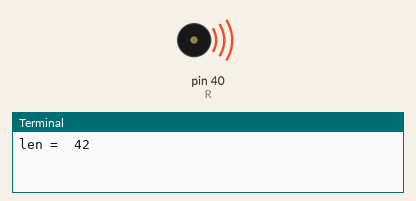
Recording of a program running on a simulated Raspberry Pi (header pin numbers). On the bench: buzzer (waves = sounding), the last lines printed to the terminal. At 28.2 s the program stops and its outputs stay as they are.

Above: at 0.1 s.
At 28.3 s:
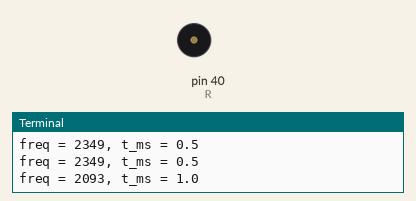
Timing chart, 0 to 29.7 s (numbered marks = the images above):
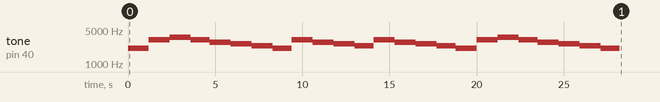

Measured:
- by itself, tone on pin 40 (R): plays 2093 Hz for 1.2 s, 3136 Hz for 1.2 s, 3520 Hz for 1.2 s, 3136 Hz for 1.1 s, 2794 Hz for 1.2 s, 2637 Hz for 1.2 s … (24 notes in this stretch)

The program:

pwmMusic.py
```python
import RPi.GPIO as GPIO
import time

R = 40

ONESEC = 0.5

DO = 2093
RE = 2349
MI = 2637
FA = 2794
SO = 3136
LA = 3520
XI = 3951
DO1 = 4186
RI1 = 4698

music = [
    [DO,ONESEC],
    [DO,ONESEC],
    [SO,ONESEC],
    [SO,ONESEC],
    [LA,ONESEC],
    [LA,ONESEC],
    [SO,ONESEC*2],

    [FA,ONESEC],
    [FA,ONESEC],
    [MI,ONESEC],
    [MI,ONESEC],
    [RE,ONESEC],
    [RE,ONESEC],
    [DO,ONESEC*2],

    [SO,ONESEC],
    [SO,ONESEC],
    [FA,ONESEC],
    [FA,ONESEC],
    [MI,ONESEC],
    [MI,ONESEC],
    [RE,ONESEC*2],

    [SO,ONESEC],
    [SO,ONESEC],
    [FA,ONESEC],
    [FA,ONESEC],
    [MI,ONESEC],
    [MI,ONESEC],
    [RE,ONESEC*2],

    [DO,ONESEC],
    [DO,ONESEC],
    [SO,ONESEC],
    [SO,ONESEC],
    [LA,ONESEC],
    [LA,ONESEC],
    [SO,ONESEC*2],

    [FA,ONESEC],
    [FA,ONESEC],
    [MI,ONESEC],
    [MI,ONESEC],
    [RE,ONESEC],
    [RE,ONESEC],
    [DO,ONESEC*2],
]

def beep(freq, t_ms):
    if freq < 2000 or freq > 5000:
        return

    #range1 = 600000 / freq
    pwm.ChangeFrequency(freq)
    pwm.ChangeDutyCycle(50)
    time.sleep(t_ms)
    print 'freq = ' + str(freq) + ", t_ms = " + str(t_ms)

GPIO.setmode(GPIO.BOARD)
GPIO.setwarnings(False)
GPIO.setup(R, GPIO.OUT)

#50 is frequency, GPIO.ChangeFrequency(freq): change frequency
pwm = GPIO.PWM(R, 2000)
# start pwm
pwm.start(50)

try:
    print 'len = ', len(music)
    for index in music:
        beep(index[0], index[1])
        time.sleep(0.1)

except KeyboardInterrupt:
    pass

GPIO.cleanup()
```
